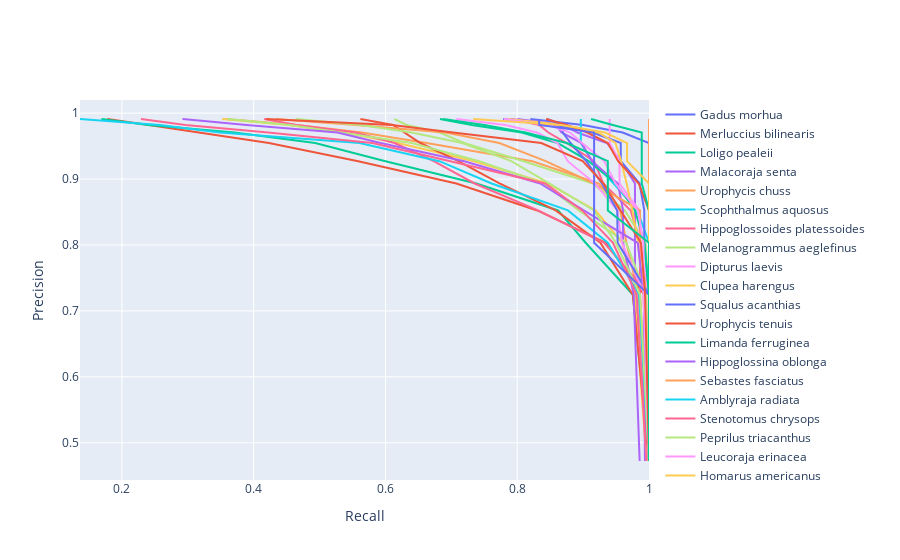

Notebook source saved alongside this figure:
### Code cell
import numpy as np

fig = go.Figure()
for species_id in data:
    species_name = species_lookup[species_id]
    matrix = np.array(data[species_id])
    keep_t = matrix[:,0]
    precision = matrix[:,1]
    recall = matrix[:,2]
    doubles = matrix[:,3]
    fig.add_trace(go.Scatter(x=recall, y=precision, mode='lines', name=species_name))
    
fig.update_layout(xaxis_title="Recall",
                  yaxis_title="Precision")
fig.show()
